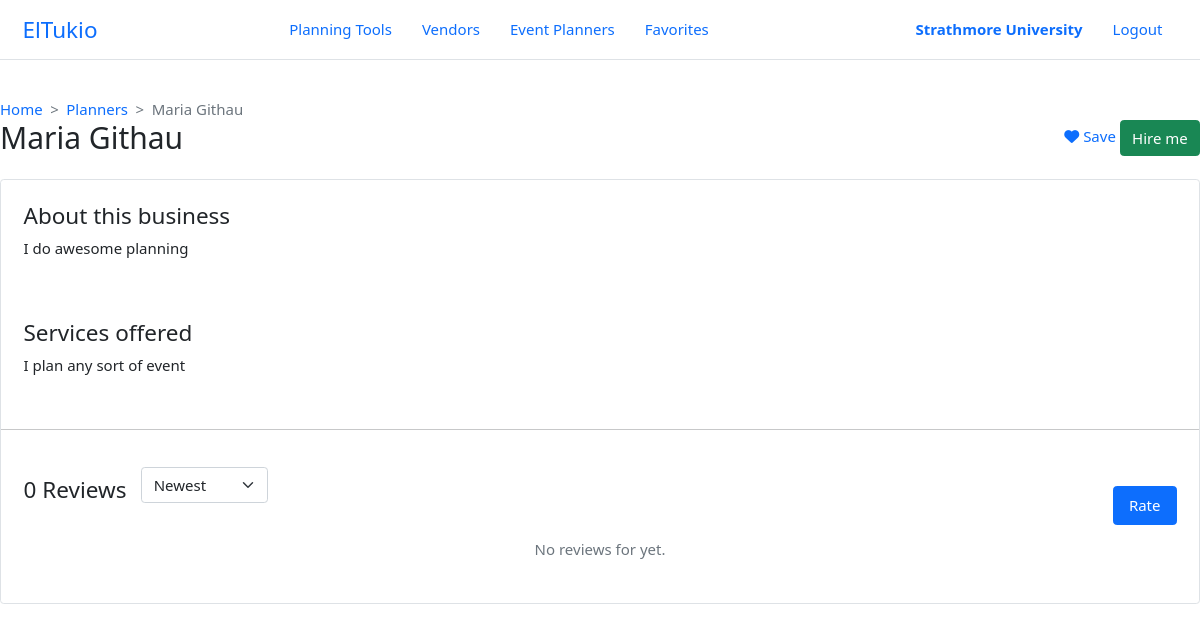
The app's page /sellers/7/details/ (signed in) with its own data.
### el_tukio/models.py (models this page shows, shortened)
class User(AbstractUser):
    class UserType(models.IntegerChoices):
        ORGANIZER = 0, _('Organizer')
        PLANNER = 1, _('Planner')
        VENDOR = 3, _('Vendor')
        __empty__ = _('(Unkown)')
    class AccountType(models.IntegerChoices):
        PERSONAL = 1, _('Personal')
        ORGANIZATION = 2, _('Organization')
        __empty__ = _('--------------')
    user_type = models.SmallIntegerField(blank=True, null=True, choices=UserType.choices)
    phone_number = PhoneNumberField(blank=True, null=True, unique=True)
    profile = models.ImageField(default='default.png', upload_to='profile_pics')
    account_type = models.SmallIntegerField(blank=True, null=True, choices=UserType.choices)
    location = models.OneToOneField(Location, blank=True, null=True, on_delete=models.SET_NULL)
    @property
    def is_organizer(self):
        return self.user_type == self.UserType.ORGANIZER
    @property
    def is_planner(self):
        return self.user_type == self.UserType.PLANNER
    @property
    def is_vendor(self):
        return self.user_type == self.UserType.VENDOR
    @property
    def full_name(self):
        return self.get_full_name()
    class Meta:
        ordering = ['last_name', 'first_name']

class Planner(models.Model):
    user = models.OneToOneField(User, on_delete=CASCADE, primary_key=True)
    description = models.TextField(max_length=5000, help_text='Brief description of your business')
    services_offered = models.TextField(max_length=5000, help_text='List the particular services your business offers')
    city = models.CharField(max_length=100, help_text='Primary (Current) city of residence')
    location = models.CharField(max_length=200, help_text='EG: Ole Sangale Rd, Madaraka')  # street code
    up_for_business = models.BooleanField(default=True, help_text='Ready to take business at the moment?')
    bookmarks = models.ManyToManyField(User, related_name='planner_bookmarks')

### el_tukio/views/main.py (the view)
# urls.py: path('sellers/<int:user_id>/details/', main.seller_details, name='seller-details'),
def seller_details(request, user_id):
    context = {}
    user = User.objects.get(id=user_id)
    if user.is_planner:
        context['seller'] = Planner.objects.get(user_id=user_id)
    elif user.is_vendor:
        context['seller'] = Vendor.objects.get(user_id=user_id)
    return render(request, 'main/seller-details.html', context)

### templates/main/seller-details.html (shortened to what this page needs)
{% extends 'base.html' %}
{% load widget_tweaks %}
{% block body %}
{% include 'components/header.html' %}
<section class="intro">
        <div class="d-flex justify-content-between align-items-end text-start py-4 mt-3">
            {% if seller.user.is_vendor %}
            <div>
                <nav style="--bs-breadcrumb-divider: '>';" aria-label="breadcrumb">
                    <ol class="breadcrumb m-0">
                        <li class="breadcrumb-item"><a href="{% url 'home' %}">Home</a></li>
                        <li class="breadcrumb-item"><a href="{% url 'vendors' %}">Vendors</a></li>
                        <li class="breadcrumb-item active" aria-current="page">{{ seller.business_name }}</li>
                    </ol>
                </nav>
                <h2 class="m-0">{{ seller.business_name }}</h2>
            </div>
            {% elif seller.user.is_planner %}
            <div>
                <nav style="--bs-breadcrumb-divider: '>';" aria-label="breadcrumb">
                    <ol class="breadcrumb m-0">
                        <li class="breadcrumb-item"><a href="{% url 'home' %}">Home</a></li>
                        <li class="breadcrumb-item"><a href="{% url 'planners' %}">Planners</a></li>
                        <li class="breadcrumb-item active" aria-current="page">{{ seller.user.full_name }}</li>
                    </ol>
                </nav>
                <h2 class="m-0">{{ seller.user.full_name }}</h2>
            </div>
            {% endif %}
            <div class="cta">
                {% if user.is_organizer or user.is_planner %}
                {% if user.is_organizer and seller.user in user.organizer.bookmarks.all or user.is_planner and seller.user in user.planner.bookmarks.all %}
                <a href="{% url 'remove-bookmark' user_id=seller.user_id %}" class="card-link text-success">
                    <i class="fa-solid fa-heart"></i>
                    Saved
                </a>
                {% else %}
                <a href="{% url 'bookmark' user_id=seller.user_id %}" class="card-link">
                    <i class="fa-solid fa-heart"></i>
                    Save
                </a>
                {% endif %}
                {% endif %}
                <a class="btn btn-success" href="{% url 'hire-seller' user_id=seller.user_id %}">Hire me</a>
            </div>
        </div>
</section>
<main>
    <div class="" id="vendor-details">
        <div class="main-content border rounded">
            <section class="section-description p-4">
                <h4>About this business</h4>
                <p>{{ seller.description }}</p>
            </section>
            <section class="section-services p-4">
                <h4>Services offered</h4>
                <p>{{ seller.services_offered }}</p>
            </section>
            <hr class="my-3">
            <section class="section-reviews p-4">
                <div class="d-flex align-items-end justify-content-between">
                    <div class="d-flex align-items-end gap-md mb-4">
                        <h4 class="flex-shrink-0 m-0">{{ vendor_reviews|length }} Reviews</h4>
                        <select name="sort" id="sort" class="form-select">
                            <option value="">Newest</option>
                        </select>
                    </div>
                    <button class="btn btn-primary px-3 py-2" data-bs-toggle="modal" data-bs-target="#rateVendor">Rate
                        {{ vendor.business_name }}</button>
                </div>
                {% if vendor_reviews %}
                {% for review in vendor_reviews %}
                <div class="review d-flex align-items-start mb-3">
                    <div
                        class="circle-50 d-flex align-items-center justify-content-center rounded-circle border bg-light fs-4 me-2">
                        {{ review.wedplanner.user.last_name|make_list|first }}</div>
                    <div class="msg">
                        <strong class="me-1">{{ review.wedplanner.user.first_name }} {{ review.wedplanner.user.last_name
                            }}</strong>
                        <small class="text-muted">[Married on {{ review.wedplanner.wedding_date }}]</small>
                        <div class="rating" data-rating="{{ review.stars }}"></div>
                        <p>{{ review.comment }}</p>
                    </div>
                    {% if review.wedplanner.user_id == user.id %}
                    <div class="mt-1">
                        <a href="{% url 'edit-vendor-review' review.id %}" class="btn btn-outline-primary btn-sm ms-4">
                            <i class="fas fa-pencil-alt"></i>
                            <span class="ms-1">Edit</span>
                        </a>
                        <a href="{% url 'delete-vendor-review' review.id %}"
                            class="btn btn-outline-secondary btn-sm ms-1">
                            <i class="fas fa-trash-alt"></i>
                            <span class="ms-1">Delete</span>
                        </a>
                    </div>
                    {% endif %}
                </div>
                {% endfor %}
                {% else %}
                <div class="text-center text-muted py-3">
                    <h6>No reviews for {{ seller.business_name }} yet.</h6>
                </div>
                {% endif %}
            </section>
        </div>
    </div>
</main>
{% endblock %}

### templates/components/header.html
<header class="header border-bottom d-flex align-items-center justify-content-between" id="header">
    <a href="{% url 'home' %}" class="logo">ElTukio</a>
    <nav class="nav-main d-flex align-items-center">
        <a href="#" class="nav-link">Planning Tools</a>
        <a href="{% url 'vendors' %}" class="nav-link">Vendors</a>
        <a href="{% url 'planners' %}" class="nav-link">Event Planners</a>
        {% if user.is_organizer or user.is_planner %}
        <a href="{% url 'bookmarks' user_type=user.get_user_type_display.lower %}" class="nav-link">Favorites</a>
        {% endif %}
    </nav>
    <nav class="nav-profile d-flex align-items-center">
        {% if user.is_authenticated %}
        {% if user.is_vendor %}
        <a class="nav-link fw-bold" href="{% url 'vendor-dashboard' %}">{{ user.vendor.business_name }}</a>
        {% elif user.is_planner %}
        <a class="nav-link fw-bold" href="{% url 'planner-dashboard' %}">{{ user.full_name }}</a>
        {% elif user.is_organizer %}
        <a class="nav-link fw-bold" href="{% url 'organizer-dashboard' %}">{{ user.full_name }}</a>
        {% endif %}
        <a class="nav-link" href="{% url 'logout' %}">Logout</a>
        {% else %}
        <a class="nav-link" href="{% url 'login' %}">Login</a>
        <a class="nav-link" href="{% url 'register' %}">Register</a>
        {% endif %}
    </nav>
</header>

### static/css/main.css (style rules this page uses)
:root { --tk-dim-header: 60px; --tk-dim-body-spacing-x: 1.5rem; --tk-dim-chat-height: 55px; }
html { font-size: 15px; }
html, body { width: 100%; height: 100%; }
a { text-decoration: none; cursor: pointer; }
.header { height: var(--tk-dim-header); padding-left: var(--tk-dim-body-spacing-x); padding-right: var(--tk-dim-body-spacing-x); }
.logo { font-size: 1.5rem; }
.flex-shrink-0 { flex-shrink: 0 !important; }
.gap-md { gap: 1rem !important; }

### records on screen
User: full_name "Strathmore University"
Planner: user.full_name "Maria Githau", description "I do awesome planning", services_offered "I plan any sort of event"

### other values on screen
{{ vendor_reviews|length }} "0"
